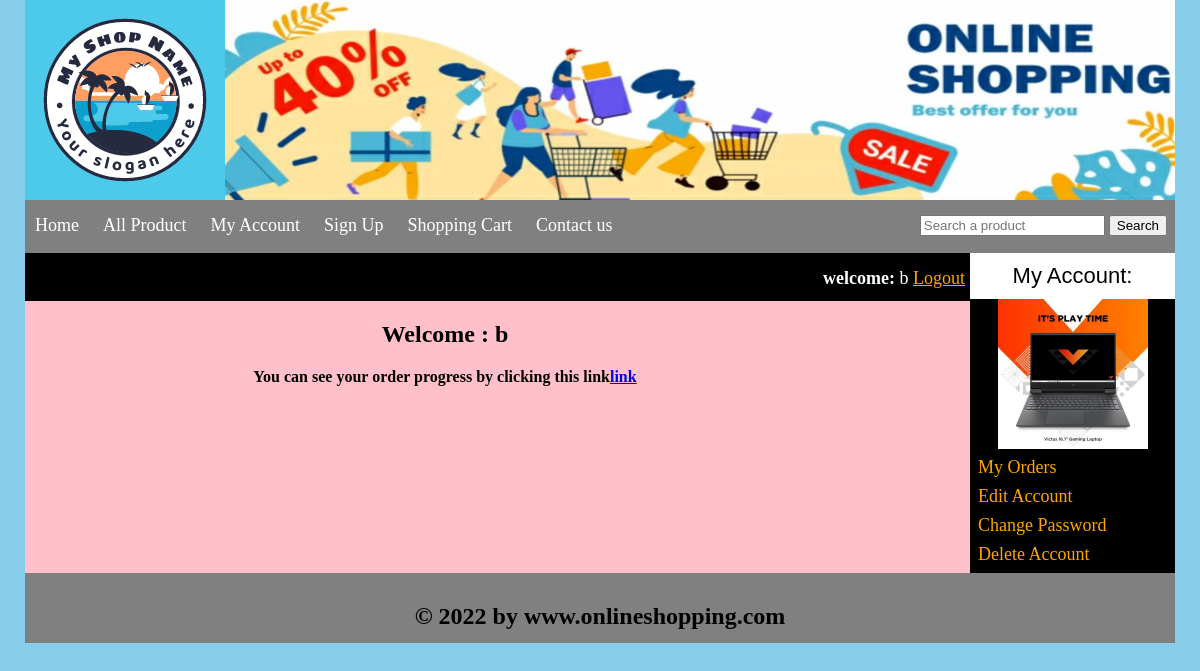
/customer/my_account.php (signed in), run on the app's committed database.
### tables this page shows
CREATE TABLE `customers` (
  `customer_id` int(10) NOT NULL,
  `customer_ip` varchar(255) NOT NULL,
  `customer_name` text NOT NULL,
  `customer_email` varchar(100) NOT NULL,
  `customer_pass` varchar(100) NOT NULL,
  `customer_country` text NOT NULL,
  `customer_city` text NOT NULL,
  `customer_contact` varchar(255) NOT NULL,
  `customer_address` text NOT NULL,
  `customer_image` text NOT NULL
);

### customer/my_account.php (the view, shortened to what this page needs)
<?php
include("functions/functions.php");
?>
<!DOCTYPE>
<html>
	<head>
		<link rel="stylesheet" href="styles/style.css " media="all" type="text/css" >
	<head>
<body>
	<div class="main_wrapper">
		<div class="header_wrapper">
			<a href="../index.php"><img id="logo" src="images/logo.png"/></a>
			<img id="banner" src="images/ad_banner.PNG"/>
		</div>
		<div class="menubar">
			<ul id="menu">
				<li><a href="../index.php">Home</a></li>
				<li><a href="../all_products.php">All Product</a></li>
				<li><a href="../customer/my_account.php">My Account</a></li>
				<li><a href="#">Sign Up</a></li>
				<li><a href="../cart.php">Shopping Cart</a></li>
				<li><a href="#">Contact us</a></li>
			</ul>
			<div id="form">
				<form method="get" action="results.php" enctype="multipart/form-data">
					<input type="text" name="user_query" placeholder="Search a product" />
					<input type="submit" name="search" value="Search" />
				</form>
			</div>
		</div>
		<div class="content_wrapper">
			<div id="sidebar">
				<div id="sidebar_title">My Account:</div>
					<?php
					if(isset($_SESSION['customer_email'] )){
					$user = $_SESSION['customer_email'] ;
					$get_img = "select * from customers where customer_email = '$user' ";
					$run_img = mysqli_query($con, $get_img);
					$row_img = mysqli_fetch_array($run_img);
					$c_image = $row_img['customer_image'];
					$c_name = $row_img['customer_name'];
					echo "<p style='text-align:center; border='2px solid white' '><img src='customer_images/$c_image' width='150px' height='150px'  /> ";
					}
					?>
					<ul id="cats">
						<li><a href="my_account.php?my_orders">My Orders</a></li>
						<li><a href="my_account.php?edit_account">Edit Account</a></li>
						<li><a href="my_account.php?change_pass">Change Password</a></li>
						<li><a href="my_account.php?delete_account">Delete Account</a></li>
					</ul>
			</div>
			<div id="content_area">
				<div id="shopping_cart">
					<span style="float: right; font-size: 18px; padding: 5px; line-height: 40px;">
						<?php
						if(isset($_SESSION['customer_email'])){
							 echo "<b>welcome: </b>" .$_SESSION['customer_email'] ;
						}
						?>
					<?php
					if(!isset($_SESSION['customer_email'])){
						echo "<a href='../checkout.php' style='color:orange'>Login</a>";
					}else{
						echo "<a href='logout.php' style='color:orange'>Logout</a>";
					}
					?>
					</span>
				</div>
				<div id="products_box">
					<?php
					if(!isset($_GET['my_orders'])){
					 if(!isset($_GET['edit_account'])){
					 	if(!isset($_GET['change_pass'])){
					 		if(!isset($_GET['delete_account'])){
						echo "
						<h2 style='padding:20px;'>Welcome : $c_name </h2>
						<b>You can see your order progress by clicking this link<a href='my_orders'>link</a></b>";
					}
					}
					}
					}
					?>
				</div>
			</div>
		</div>
		<div id="footer">
			<h2 style="text-align: center; padding-top: 30px;">&copy; 2022 by www.onlineshopping.com</h2>
		</div>
	</div>
</body>
</html>

### customer/styles/style.css (style rules this page uses)
html, body, div, span, applet, object, iframe, h1, h2, h3, h4, h5, h6, p, blockquote, pre, a, abbr, acronym, address, big, cite, code, del, dfn, em, img, ins, kbd, q, s, samp, small, strike, strong, sub, sup, tt, var, b, u, i, center, dl, dt, dd, ol, ul, li, fieldset, form, label, legend, table, caption, tbody, tfoot, thead, tr, th, td, article, aside, canvas, details, embed, figure, figcaption, footer, header, hgroup, menu, nav, output, ruby, section, summary, time, mark, audio, video { margin: 0; padding: 0; border: 0; vertical-align: baseline; }
body { background: skyblue; }
.main_wrapper { width: 1150px; height: auto; margin: auto; background: pink; }
.header_wrapper { width: 1150px; height: 200px; margin: auto; }
#logo { float: left; }
#banner { float: right; }
.menubar { width: 1150; height: 53px; background: gray; color: white; }
#menu { padding: 0; margin: 0; line-height: 50px; float: left; }
#menu li { list-style: none; display: inline-block; }
#menu a { text-decoration: none; color: white; padding: 5px; margin: 5px; font-size: 18px; font-family: COMIC SANS MS; }
#form { float: right; padding-right: 8px; line-height: 50px; }
.content_wrapper { width: 1150px; margin: auto; background: pink; }
#content_area { width: 945px; float: left; background: pink; }
#sidebar { width: 205px; background: black; float: right; }
#sidebar_title { background:white; color: black; font-size: 22px; font-family: arial; text-align: left; padding: 10px; text-align: center; }
#cats { text-align: left; }
#cats li { list-style: none; margin: 8px; }
#cats a { color: orange; padding: 0px; margin: 0px; text-align: left; font-size: 18px; text-decoration: none; font-family: Comic Sans MS; }
#products_box { width: 780px; text-align: center; margin-left: 30px; margin-bottom: 10px; }
#shopping_cart { width: 945px; height: 48px; background: black; color: white; }
#footer { width: 1150px; height: 70px; background: gray; clear: both; }

### data on the page
customers: customer_image (picture), customer_name "b"

### other printed values
$_SESSION['customer_email'] "b"
